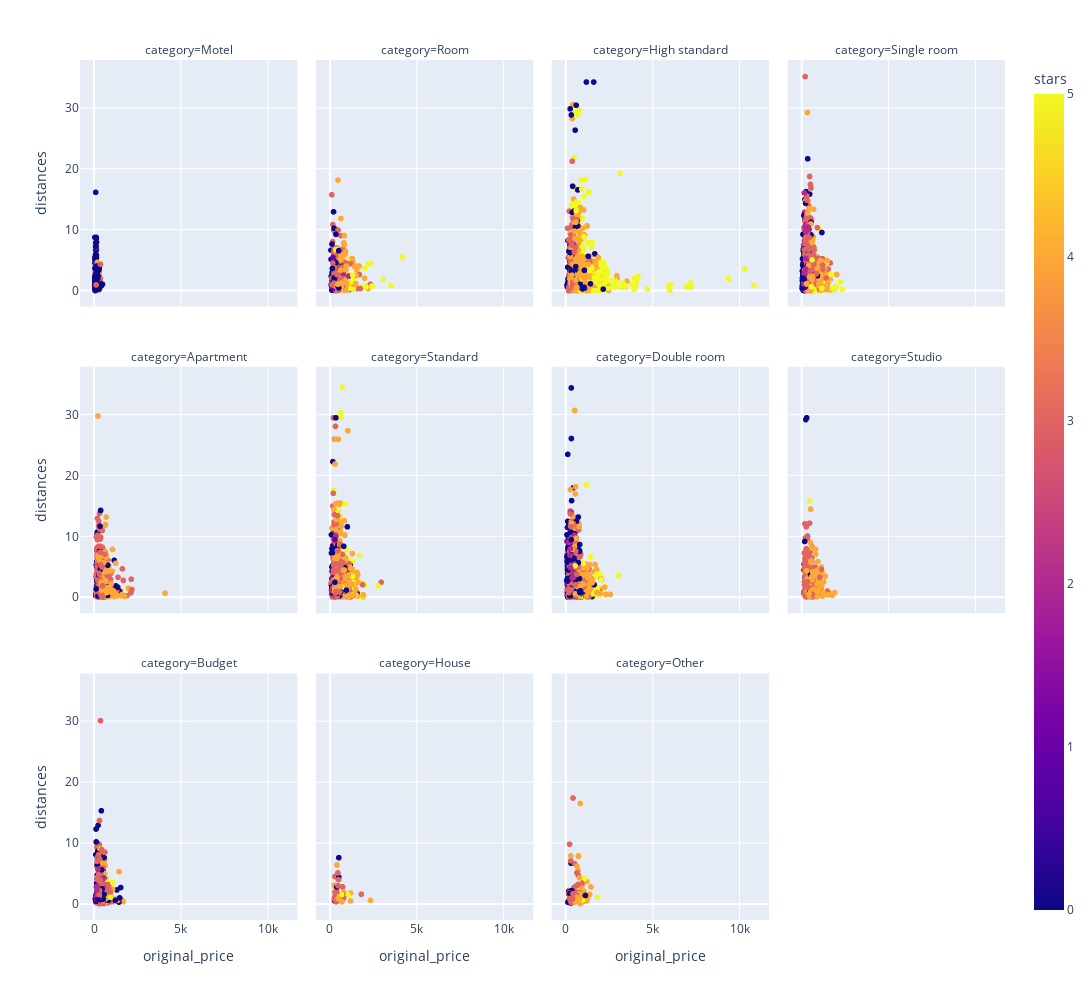

The notebook cell this image was saved under:
### Markdown cell above
![](img_plots/8_pie_chart.png)

### Code cell
# 9. Create scatter plot to represent how the original prices related to the distance of the hotel from the city center
scatter_plt = px.scatter(data_frame=hotels_categories, 
    y = 'distances', 
    x = 'original_price', 
    facet_col='category', 
    facet_col_wrap=4, 
    color = 'stars',
    width=1300,
    height=1000,
    #color_continuous_scale='Plotly3'
)

scatter_plt.show()

### Figure 1 — Plotly figure (JSON) as saved in the notebook; plotly's stock layout.template omitted (floating-point values rounded to 4 significant figures; data arrays with more than 128 entries replaced by an {"elided": "..."} marker saying what was removed)
{"data": [{"hovertemplate": "category=Motel<br>original_price=%{x}<br>distances=%{y}<br>stars=%{marker.color}<extra></extra>", "legendgroup": "", "marker": {"color": {"elided": "459 int values"}, "coloraxis": "coloraxis", "symbol": "circle"}, "mode": "markers", "name": "", "showlegend": false, "type": "scattergl", "x": {"elided": "459 int values"}, "xaxis": "x9", "y": {"elided": "459 float values"}, "yaxis": "y9"}, {"hovertemplate": "category=Room<br>original_price=%{x}<br>distances=%{y}<br>stars=%{marker.color}<extra></extra>", "legendgroup": "", "marker": {"color": {"elided": "392 int values"}, "coloraxis": "coloraxis", "symbol": "circle"}, "mode": "markers", "name": "", "showlegend": false, "type": "scattergl", "x": {"elided": "392 int values"}, "xaxis": "x10", "y": {"elided": "392 float values"}, "yaxis": "y10"}, {"hovertemplate": "category=High standard<br>original_price=%{x}<br>distances=%{y}<br>stars=%{marker.color}<extra></extra>", "legendgroup": "", "marker": {"color": {"elided": "1761 int values"}, "coloraxis": "coloraxis", "symbol": "circle"}, "mode": "markers", "name": "", "showlegend": false, "type": "scattergl", "x": {"elided": "1761 int values"}, "xaxis": "x11", "y": {"elided": "1761 float values"}, "yaxis": "y11"}, {"hovertemplate": "category=Single room<br>original_price=%{x}<br>distances=%{y}<br>stars=%{marker.color}<extra></extra>", "legendgroup": "", "marker": {"color": {"elided": "2365 int values"}, "coloraxis": "coloraxis", "symbol": "circle"}, "mode": "markers", "name": "", "showlegend": false, "type": "scattergl", "x": {"elided": "2365 int values"}, "xaxis": "x12", "y": {"elided": "2365 float values"}, "yaxis": "y12"}, {"hovertemplate": "category=Apartment<br>original_price=%{x}<br>distances=%{y}<br>stars=%{marker.color}<extra></extra>", "legendgroup": "", "marker": {"color": {"elided": "1542 int values"}, "coloraxis": "coloraxis", "symbol": "circle"}, "mode": "markers", "name": "", "showlegend": false, "type": "scattergl", "x": {"elided": "1542 int values"}, "xaxis": "x5", "y": {"elided": "1542 float values"}, "yaxis": "y5"}, {"hovertemplate": "category=Standard<br>original_price=%{x}<br>distances=%{y}<br>stars=%{marker.color}<extra></extra>", "legendgroup": "", "marker": {"color": {"elided": "1798 int values"}, "coloraxis": "coloraxis", "symbol": "circle"}, "mode": "markers", "name": "", "showlegend": false, "type": "scattergl", "x": {"elided": "1798 int values"}, "xaxis": "x6", "y": {"elided": "1798 float values"}, "yaxis": "y6"}, {"hovertemplate": "category=Double room<br>original_price=%{x}<br>distances=%{y}<br>stars=%{marker.color}<extra></extra>", "legendgroup": "", "marker": {"color": {"elided": "2806 int values"}, "coloraxis": "coloraxis", "symbol": "circle"}, "mode": "markers", "name": "", "showlegend": false, "type": "scattergl", "x": {"elided": "2806 int values"}, "xaxis": "x7", "y": {"elided": "2806 float values"}, "yaxis": "y7"}, {"hovertemplate": "category=Studio<br>original_price=%{x}<br>distances=%{y}<br>stars=%{marker.color}<extra></extra>", "legendgroup": "", "marker": {"color": {"elided": "704 int values"}, "coloraxis": "coloraxis", "symbol": "circle"}, "mode": "markers", "name": "", "showlegend": false, "type": "scattergl", "x": {"elided": "704 int values"}, "xaxis": "x8", "y": {"elided": "704 float values"}, "yaxis": "y8"}, {"hovertemplate": "category=Budget<br>original_price=%{x}<br>distances=%{y}<br>stars=%{marker.color}<extra></extra>", "legendgroup": "", "marker": {"color": {"elided": "580 int values"}, "coloraxis": "coloraxis", "symbol": "circle"}, "mode": "markers", "name": "", "showlegend": false, "type": "scattergl", "x": {"elided": "580 int values"}, "xaxis": "x", "y": {"elided": "580 float values"}, "yaxis": "y"}, {"hovertemplate": "category=House<br>original_price=%{x}<br>distances=%{y}<br>stars=%{marker.color}<extra></extra>", "legendgroup": "", "marker": {"color": [3, 0, 3, 3, 0, 3, 0, 4, 3, 3, 3, 4, 3, 3, 4, 4, 4, 5, 3, 3, 3, 3, 3, 4, 0, 0, 4, 3, 4, 3, 3, 4, 4, 3, 3, 3, 5, 4, 4, 3], "coloraxis": "coloraxis", "symbol": "circle"}, "mode": "markers", "name": "", "showlegend": false, "type": "scattergl", "x": [305, 821, 375, 375, 532, 404, 289, 549, 793, 751, 507, 811, 751, 859, 1206, 274, 317, 686, 553, 480, 386, 422, 422, 423, 418, 534, 1204, 1830, 2360, 371, 293, 710, 340, 270, 293, 485, 1082, 499, 499, 310], "xaxis": "x2", "y": [4.5, 1.8, 1, 1, 4.4, 2.5, 0.5, 0.8, 0.9, 2.8, 4, 1.9, 2.8, 1.3, 0.5, 3.1, 2.8, 1.5, 0.6, 5.1, 0.35, 1.9, 1.9, 6.4, 2.8, 7.6, 1.8, 1.6, 0.6, 0.45, 1.1, 0.35, 1.5, 0.8, 1.1, 3, 1.5, 0.9, 0.9, 1.9], "yaxis": "y2"}, {"hovertemplate": "category=Other<br>original_price=%{x}<br>distances=%{y}<br>stars=%{marker.color}<extra></extra>", "legendgroup": "", "marker": {"color": [0, 3, 4, 3, 4, 3, 3, 4, 4, 1, 4, 4, 0, 4, 4, 4, 4, 4, 4, 3, 4, 4, 4, 3, 0, 3, 3, 4, 4, 4, 0, 0, 4, 3, 4, 4, 3, 3, 4, 3, 3, 5, 2, 4, 3, 3, 3, 3, 3, 3, 3, 3, 3, 4, 3, 4, 3, 3, 3, 3, 3, 4, 5, 4, 3, 3, 4, 4, 0, 0, 3, 3, 4, 5, 0, 4, 4, 3, 4, 4, 4, 3, 3, 3, 3, 3, 3, 3, 3, 3, 0, 4, 4, 4, 5, 3, 4, 5, 4, 4, 4, 4, 4, 0, 3, 4, 3, 4, 0, 3], "coloraxis": "coloraxis", "symbol": "circle"}, "mode": "markers", "name": "", "showlegend": false, "type": "scattergl", "x": [465, 483, 1036, 734, 943, 336, 384, 811, 719, 507, 739, 983, 890, 490, 1221, 517, 813, 597, 518, 662, 802, 1044, 469, 171, 845, 283, 266, 882, 411, 403, 317, 317, 675, 281, 886, 563, 380, 306, 992, 347, 300, 686, 293, 927, 483, 493, 527, 503, 429, 233, 188, 981, 619, 301, 686, 854, 995, 648, 778, 633, 266, 458, 738, 373, 221, 310, 285, 619, 175, 360, 666, 295, 579, 991, 130, 757, 746, 475, 572, 634, 427, 722, 199, 246, 173, 317, 289, 317, 270, 417, 290, 1275, 657, 1220, 1111, 654, 736, 1852, 741, 1462, 926, 1053, 1384, 235, 238, 516, 427, 846, 1144, 392], "xaxis": "x3", "y": [1.2, 1.4, 0.45, 4.7, 0.6, 1.5, 0.8, 0.4, 5.5, 1.4, 1, 0.4, 1, 0.5, 0.5, 1.3, 1, 1, 0.3, 1.2, 4.3, 1.3, 0.45, 0.6, 0.7, 1.7, 1.8, 2.8, 1.4, 1.3, 6.7, 6.7, 1.5, 1.7, 1.3, 1.1, 0.9, 7.1, 0.45, 0.4, 1.7, 2.2, 0.1, 2.9, 2.7, 1.5, 6.6, 1.5, 17.4, 9.8, 2.2, 1.8, 3, 7.9, 0.8, 0.04, 3.5, 1.9, 1.9, 1.5, 0.6, 0.6, 1.6, 1.5, 0.8, 1.6, 1.9, 1, 2, 2.2, 1.5, 1.1, 0.6, 0.7, 0.3, 0.7, 0.3, 0.5, 1.1, 1.1, 1.6, 3.2, 1.8, 1, 1.6, 0.3, 1.7, 0.3, 0.7, 0.9, 1.7, 1.1, 6.2, 3.7, 4.2, 5.1, 7.9, 1.1, 7.8, 2.8, 1.3, 2.1, 1.6, 1.7, 0.9, 0.45, 1.7, 16.5, 1.4, 0.8], "yaxis": "y3"}], "layout": {"annotations": [{"font": {}, "showarrow": false, "text": "category=Budget", "x": 0.1175, "xanchor": "center", "xref": "paper", "y": 0.2867, "yanchor": "bottom", "yref": "paper"}, {"font": {}, "showarrow": false, "text": "category=House", "x": 0.3725, "xanchor": "center", "xref": "paper", "y": 0.2867, "yanchor": "bottom", "yref": "paper"}, {"font": {}, "showarrow": false, "text": "category=Other", "x": 0.6275, "xanchor": "center", "xref": "paper", "y": 0.2867, "yanchor": "bottom", "yref": "paper"}, {"font": {}, "showarrow": false, "text": "category=Apartment", "x": 0.1175, "xanchor": "center", "xref": "paper", "y": 0.6433, "yanchor": "bottom", "yref": "paper"}, {"font": {}, "showarrow": false, "text": "category=Standard", "x": 0.3725, "xanchor": "center", "xref": "paper", "y": 0.6433, "yanchor": "bottom", "yref": "paper"}, {"font": {}, "showarrow": false, "text": "category=Double room", "x": 0.6275, "xanchor": "center", "xref": "paper", "y": 0.6433, "yanchor": "bottom", "yref": "paper"}, {"font": {}, "showarrow": false, "text": "category=Studio", "x": 0.8825, "xanchor": "center", "xref": "paper", "y": 0.6433, "yanchor": "bottom", "yref": "paper"}, {"font": {}, "showarrow": false, "text": "category=Motel", "x": 0.1175, "xanchor": "center", "xref": "paper", "y": 1.0, "yanchor": "bottom", "yref": "paper"}, {"font": {}, "showarrow": false, "text": "category=Room", "x": 0.3725, "xanchor": "center", "xref": "paper", "y": 1.0, "yanchor": "bottom", "yref": "paper"}, {"font": {}, "showarrow": false, "text": "category=High standard", "x": 0.6275, "xanchor": "center", "xref": "paper", "y": 1.0, "yanchor": "bottom", "yref": "paper"}, {"font": {}, "showarrow": false, "text": "category=Single room", "x": 0.8825, "xanchor": "center", "xref": "paper", "y": 1.0, "yanchor": "bottom", "yref": "paper"}], "coloraxis": {"colorbar": {"title": {"text": "stars"}}, "colorscale": [[0, "#0d0887"], [0.1111, "#46039f"], [0.2222, "#7201a8"], [0.3333, "#9c179e"], [0.4444, "#bd3786"], [0.5556, "#d8576b"], [0.6667, "#ed7953"], [0.7778, "#fb9f3a"], [0.8889, "#fdca26"], [1, "#f0f921"]]}, "height": 1000, "legend": {"tracegroupgap": 0}, "margin": {"t": 60}, "width": 1300, "xaxis": {"anchor": "y", "domain": [0, 0.235], "title": {"text": "original_price"}}, "xaxis10": {"anchor": "y10", "domain": [0.255, 0.49], "matches": "x", "showticklabels": false}, "xaxis11": {"anchor": "y11", "domain": [0.51, 0.745], "matches": "x", "showticklabels": false}, "xaxis12": {"anchor": "y12", "domain": [0.765, 1.0], "matches": "x", "showticklabels": false}, "xaxis2": {"anchor": "y2", "domain": [0.255, 0.49], "matches": "x", "title": {"text": "original_price"}}, "xaxis3": {"anchor": "y3", "domain": [0.51, 0.745], "matches": "x", "title": {"text": "original_price"}}, "xaxis4": {"anchor": "y4", "domain": [0.765, 1.0], "matches": "x", "title": {"text": "original_price"}}, "xaxis5": {"anchor": "y5", "domain": [0, 0.235], "matches": "x", "showticklabels": false}, "xaxis6": {"anchor": "y6", "domain": [0.255, 0.49], "matches": "x", "showticklabels": false}, "xaxis7": {"anchor": "y7", "domain": [0.51, 0.745], "matches": "x", "showticklabels": false}, "xaxis8": {"anchor": "y8", "domain": [0.765, 1.0], "matches": "x", "showticklabels": false}, "xaxis9": {"anchor": "y9", "domain": [0, 0.235], "matches": "x", "showticklabels": false}, "yaxis": {"anchor": "x", "domain": [0, 0.2867], "title": {"text": "distances"}}, "yaxis10": {"anchor": "x10", "domain": [0.7133, 1.0], "matches": "y", "showticklabels": false}, "yaxis11": {"anchor": "x11", "domain": [0.7133, 1.0], "matches": "y", "showticklabels": false}, "yaxis12": {"anchor": "x12", "domain": [0.7133, 1.0], "matches": "y", "showticklabels": false}, "yaxis2": {"anchor": "x2", "domain": [0, 0.2867], "matches": "y", "showticklabels": false}, "yaxis3": {"anchor": "x3", "domain": [0, 0.2867], "matches": "y", "showticklabels": false}, "yaxis4": {"anchor": "x4", "domain": [0, 0.2867], "matches": "y", "showticklabels": false}, "yaxis5": {"anchor": "x5", "domain": [0.3567, 0.6433], "matches": "y", "title": {"text": "distances"}}, "yaxis6": {"anchor": "x6", "domain": [0.3567, 0.6433], "matches": "y", "showticklabels": false}, "yaxis7": {"anchor": "x7", "domain": [0.3567, 0.6433], "matches": "y", "showticklabels": false}, "yaxis8": {"anchor": "x8", "domain": [0.3567, 0.6433], "matches": "y", "showticklabels": false}, "yaxis9": {"anchor": "x9", "domain": [0.7133, 1.0], "matches": "y", "title": {"text": "distances"}}}}
